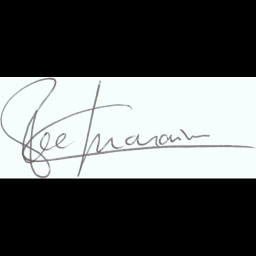
#> input picture media/image.png, 256 x 256 px
$ python -i cv_utils.py   (imports and definitions only)
#> lines starting #> are read from the running program, lines starting #| are printed output that depends on the picture; after the words box and inside, x2 and y2 are one past the last pixel; in counts of white or black regions, pixels touching at a corner belong together
import numpy as np
import cv2
from PIL import Image


def high_contrast_clean(image_path, output_size=(512, 512)):
    '''
    Extracts and cleans the signature from a grayscale image at image_path.
    '''
#> called with image_path = '../media/image.png', output_size = (512, 512)
    # Load the image in grayscale
    image = cv2.imread(image_path, cv2.IMREAD_GRAYSCALE)
#> image: shape (256, 256); min 0, max 253, mean 96

    # Check if the image is loaded properly
    if image is None:
        print(f"Error loading image {image_path}")
        return None

    # Upscale the image using the provided upscale function if its width is below the threshold
    image = upscale_image(image, min_width=900)
#> in upscale_image, `image = cv2.resize(image, (new_w, new_h), interpolation=cv2.INTER_NEAR..`:
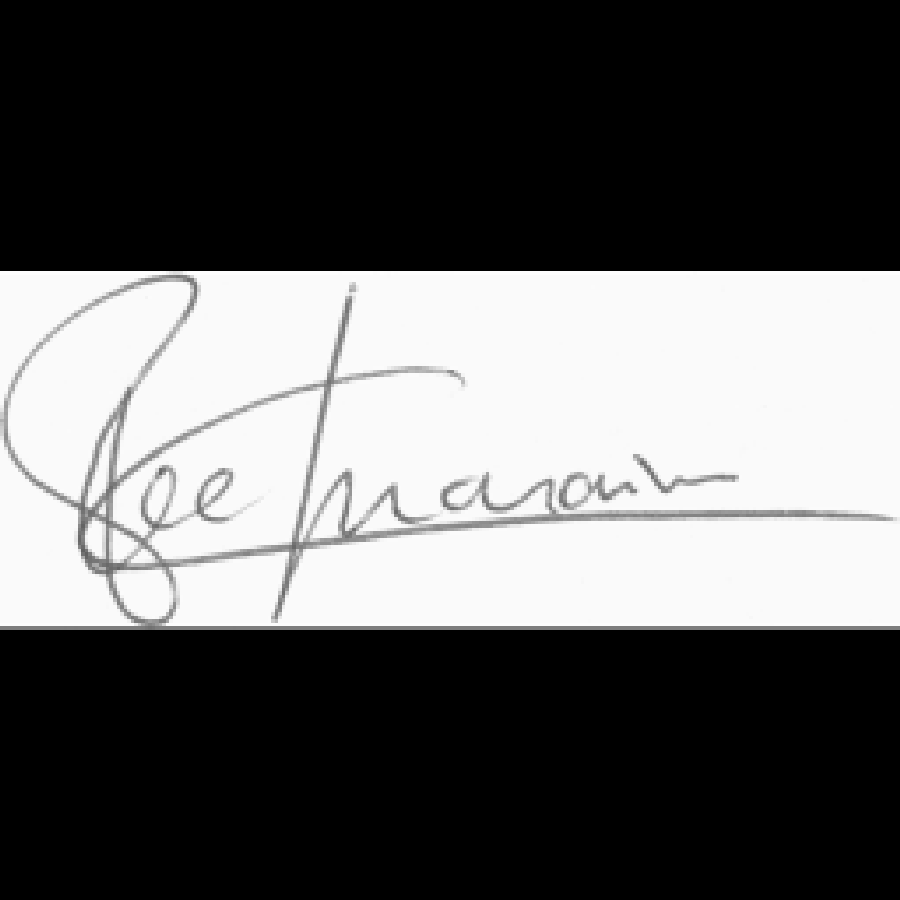
#> image: shape (900, 900); min 0, max 253, mean 96

    # Remove black padding from the image
    image = remove_black_padding(image)
#> in remove_black_padding, `row_sums = np.sum(image, axis=1)`: row_sums = 900 values, max 227133 at index 271, min 0 at index 0, mean 86400.5
#> in remove_black_padding, `non_black_indices = np.where(row_sums != 0)[0]`: non_black_indices = 359 values from 271 to 629
#> in remove_black_padding, `top = non_black_indices[0]`: top = 271
#> in remove_black_padding, `bottom = non_black_indices[-1] + 1`: bottom = 630
#> in remove_black_padding, `return image[top:bottom, :]`:
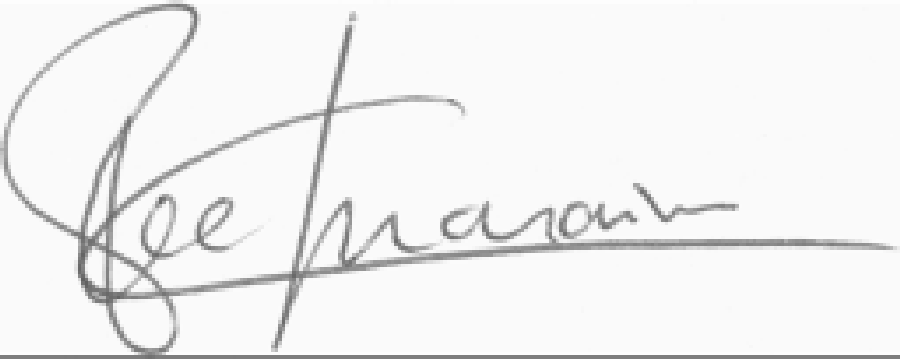
#> returned value: shape (359, 900); min 96, max 253, mean 240.7

    # Apply slight gamma correction for subtle contrast enhancement
    gamma = 0.7  # Adjust gamma to enhance the contrast
    look_up_table = np.array([((i / 255.0) ** (1.0 / gamma)) * 255 for i in np.arange(0, 256)]).astype("uint8")
    image = cv2.LUT(image, look_up_table)
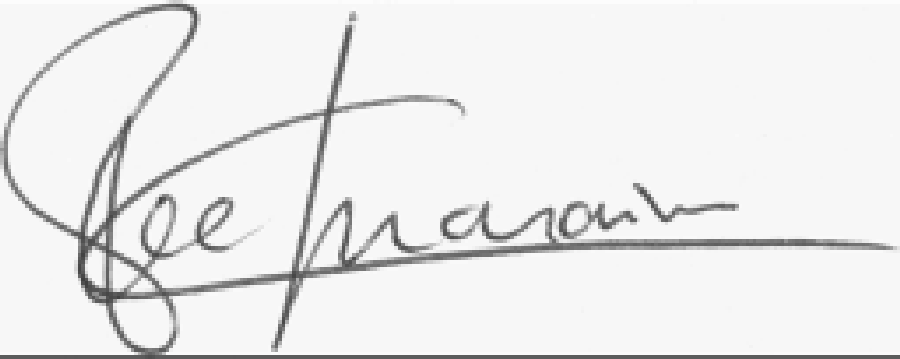
#> image: shape (359, 900); min 63, max 252, mean 235.1

    # Apply Gaussian Blur to reduce noise (optional)
    blurred = cv2.GaussianBlur(image, (3, 3), 0)

    # Apply Otsu's thresholding to binarize the image
    _, binary = cv2.threshold(blurred, 0, 255, cv2.THRESH_BINARY + cv2.THRESH_OTSU)
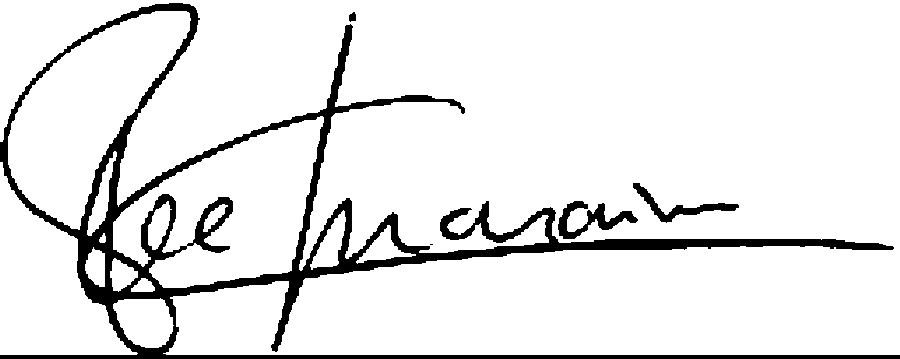
#> binary: shape (359, 900); 90.6% white; 5 black regions (1 under 20 px), largest, box (x1, y1, x2, y2) and area: (0, 3, 900, 359) 28224, (558, 201, 638, 239) 1082, (633, 183, 739, 223) 891, (349, 12, 356, 22) 54

    # Apply a mild morphological transformation to connect small gaps
    kernel = np.ones((2, 2), np.uint8)
    binary = cv2.morphologyEx(binary, cv2.MORPH_CLOSE, kernel)
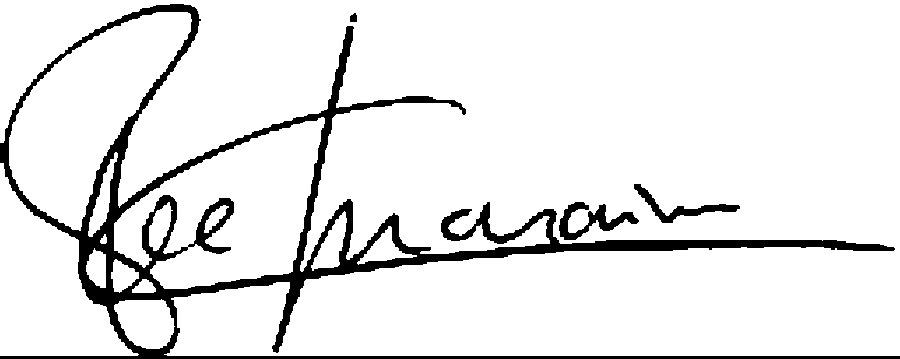
#> binary: shape (359, 900); 90.9% white; 4 black regions, box (x1, y1, x2, y2) and area: (0, 4, 900, 359) 27340, (559, 202, 639, 240) 1082, (634, 184, 740, 223) 890, (350, 13, 357, 22) 53

    # Resize the binary image to the desired output size with black padding
    binary = make_square(binary, size=output_size[0])

    # Convert the binary image to a PIL Image
    cleaned_image = Image.fromarray(binary)

    return cleaned_image

def make_square(image, size=512, fill_color=0):
    '''
    Resizes the image to occupy the full width or height,
    and pads top/bottom or left/right to make it square (512x512).
    '''
#> called with size = 512, fill_color = 0
    h, w = image.shape  # Single-channel image (grayscale)
#> h = 359; w = 900
    max_dim = max(h, w)
#> max_dim = 900

    # Scale the image to fit within the 512x512 frame while preserving aspect ratio
    scale = size / max_dim
#> scale = 0.569
    new_w = int(w * scale)
#> new_w = 512
    new_h = int(h * scale)
#> new_h = 204
    resized_image = cv2.resize(image, (new_w, new_h), interpolation=cv2.INTER_LANCZOS4)
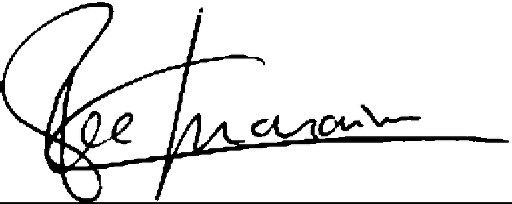
#> resized_image: shape (204, 512); min 0, max 255, mean 231.6

    # Create a new image with the desired square size and fill color (0 for black)
    square_image = np.full((size, size), fill_color, dtype=np.uint8)

    # Center the resized image on the square canvas
    y_offset = (size - new_h) // 2
#> y_offset = 154
    x_offset = (size - new_w) // 2
#> x_offset = 0
    square_image[y_offset:y_offset + new_h, x_offset:x_offset + new_w] = resized_image
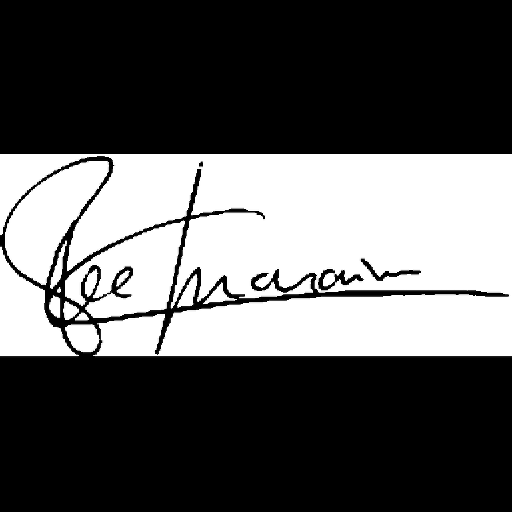
#> square_image: shape (512, 512); min 0, max 255, mean 92.3

    return square_image


def remove_black_padding(image):
    '''
    Detects and crops out black padding from the top and bottom of a grayscale image.
    '''
    # Calculate the row sums (sum of pixel values along each row)
    row_sums = np.sum(image, axis=1)

    # Find indices where the row sums are not zero (i.e., not black)
    non_black_indices = np.where(row_sums != 0)[0]

    if non_black_indices.size > 0:
        # Crop the image to remove black padding
        top = non_black_indices[0]
        bottom = non_black_indices[-1] + 1  # +1 to include the last non-black row
        return image[top:bottom, :]
    else:
        # Return the original image if no padding is detected
        return image

def upscale_image(image, min_width=900):
    '''
    Resizes the image to ensure its width is at least min_width,
    while preserving the aspect ratio.
    '''
    h, w = image.shape  # For grayscale images
    if w < min_width:
        # Calculate the scaling factor to make the width at least min_width
        scale = min_width / w
        new_w = min_width
        new_h = int(h * scale)
        image = cv2.resize(image, (new_w, new_h), interpolation=cv2.INTER_NEAREST)
    return image

>>> result = high_contrast_clean('../media/image.png')
